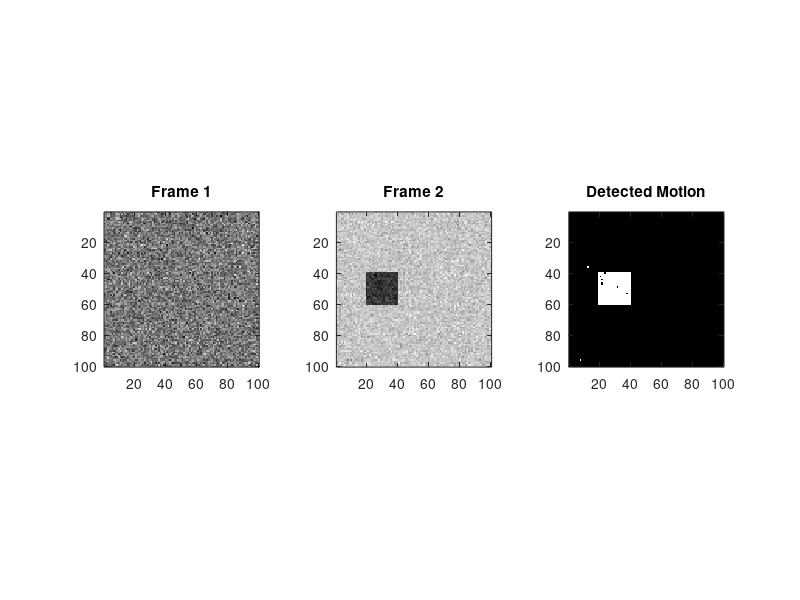

Recreate this plot in MATLAB.
function motionDetection()
    % two synthetic 100x100 grayscale frames from a security camera
    frame1 = 50 * ones(100, 100);
    frame2 = frame1;
    
    % insert an intruder (a dark square)
    frame2(40:60, 20:40) = 10;
    
    % add random static noise to both frames
    frame1 = frame1 + 5 * randn(100, 100);
    frame2 = frame2 + 5 * randn(100, 100);
    
    figure;
    subplot(1, 3, 1);
    imagesc(frame1);
    colormap('gray');
    axis square;
    title('Frame 1');

    subplot(1, 3, 2);
    imagesc(frame2);
    colormap('gray');
    axis square;
    title('Frame 2');
    
    % motion diff. and mask
    diff_frame = frame2 - frame1;
    abs_diff = abs(diff_frame);
    motion_mask = abs_diff > 25;

    % plot motion approx.
    subplot(1, 3, 3);
    imagesc(motion_mask);
    colormap('gray'); axis square;
    title('Detected Motion');
end
